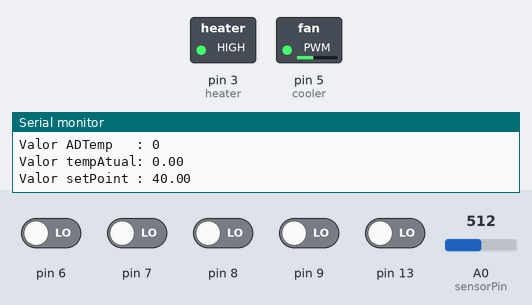
Recording of a sketch running on a simulated Arduino Uno, built with avr-gcc and run on an emulated ATmega328P. Parts: switched loads named in the sketch (green lamp = pin HIGH), the last lines printed to the serial monitor. Dashed ring = blinking. The inputs (shaded band) are chosen by the test bench; at power-on: pin 6–9, pin 13 LOW, A0 (sensorPin) = 512.

Above: at 1.2 s.
1.3 s: A0 (sensorPin) set to 273
4.3 s: A0 (sensorPin) set to 246
At 5.9 s:
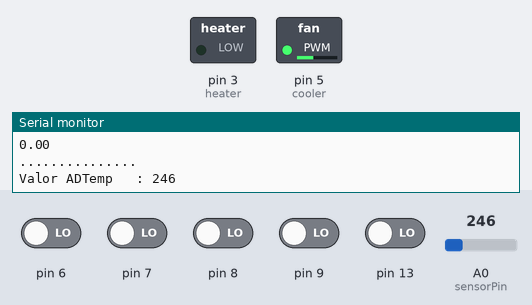
6.6 s: pin 13 driven HIGH
At 12.5 s:
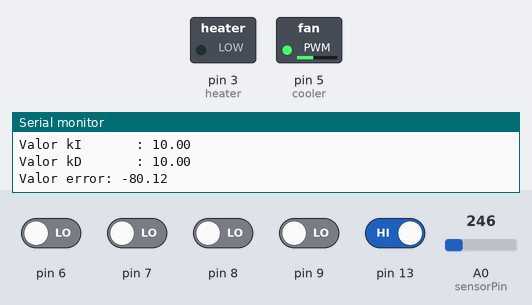
12.6 s: pin 13 driven LOW
At 13.2 s:
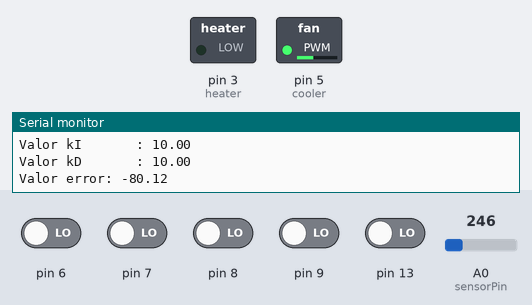
14.1 s: pin 6 driven HIGH
At 20.5 s:
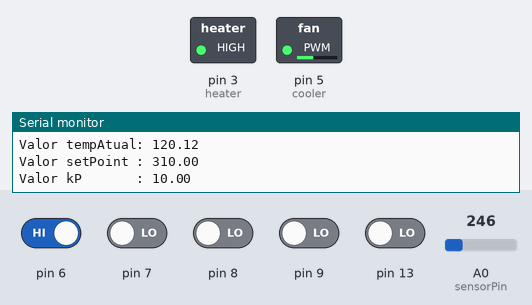
Timing chart, 0 to 20.7 s (numbered marks = the images above; inputs shaded):
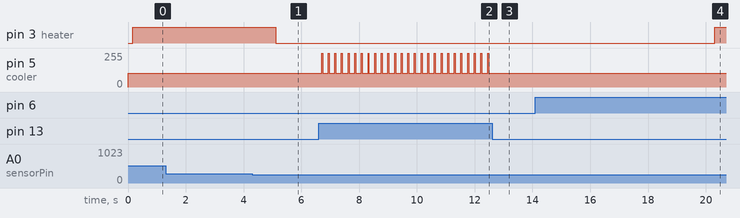

The sketch:

sketch_jun20a.ino
```cpp
long previousMillis;
const byte heater = 3, cooler = 5, sensorPin = A0;
byte valorADTemp;
float tempAtual, millisAtual;
long int lastDeltaTime;

double error = 0;
double temperature;
double lastTemperature;

double kP = 10;
double kI = 10;
double kD = 10;

double Prop = 0;
double Integ = 0;
double Deriv = 0;

double PID = 0;
double setPoint = 40;
double setColer = 10;


void setup() {
  Serial.begin(9600);
  pinMode(heater,OUTPUT);
  pinMode(cooler,OUTPUT);
  pinMode(2,INPUT);
  pinMode(4,INPUT);
  digitalWrite(heater, 0);

  pinMode(6,INPUT);
  pinMode(7,INPUT);
  pinMode(8,INPUT);
  pinMode(9,INPUT);
  pinMode(10,INPUT);
  pinMode(11,INPUT);
  pinMode(12,INPUT);
  pinMode(13,INPUT);
}


void loop() {

  valorADTemp = analogRead(sensorPin);
  tempAtual = valorADTemp*5/(0.01*1024);

  error  = setPoint - tempAtual;

  long int deltaTime = (millis() - lastDeltaTime);

  Prop = error * kP;
  Integ += (error *kI) * deltaTime/1000.0;

  Deriv = ((lastTemperature - tempAtual) * kD)/deltaTime/1000.0;

  Serial.println(Prop);
  Serial.println(Integ);
  Serial.println(Deriv);


  PID = Prop + Integ + Deriv;

  if(PID>255) PID = 255;
  if(PID<0)   PID = 0;
  analogWrite(heater, PID);
  Serial.println(PID);

  int intCooler = ((setColer*1024)/100);
  analogWrite(cooler, intCooler);

  Serial.println("...............");
  Serial.println("Valor ADTemp   : "+String(valorADTemp));
  Serial.println("Valor tempAtual: "+String(tempAtual));
  Serial.println("Valor setPoint : "+String(setPoint));
  Serial.println("Valor kP       : "+String(kP));
  Serial.println("Valor kI       : "+String(kI));
  Serial.println("Valor kD       : "+String(kD));
  Serial.println("Valor error: "+String(error));
  Serial.println("______");


  if (digitalRead(6) == HIGH){
    setPoint = setPoint + 10;
  }
  if (digitalRead(7) == HIGH){
    kP = kP + 10;
  }
  if (digitalRead(8) == HIGH){
    kI = kI + 0.1;
  }
  if (digitalRead(9) == HIGH){
    kD = kD + 0.1;
  }
  if (digitalRead(13) == HIGH){
    digitalWrite(cooler, HIGH);
  }

  lastDeltaTime = deltaTime;
  lastTemperature = tempAtual;
}
```

Measured:
- the behaviour switches between 256 and 255 on A0 (sensorPin) (found by bisection; images 0 and 1)
- after the input at 4.3 s, pin 3 (heater): HIGH → LOW after 0.82 s
- after the input at 6.6 s, pin 5 (cooler): alternates 255/255 for 0.03 s and 102/255 for 0.20 s, starting after 0.10 s
- after the input at 12.6 s, pin 5 (cooler): stops changing and stays 102/255
- after the input at 14.1 s, pin 3 (heater): LOW → HIGH after 6.2 s
